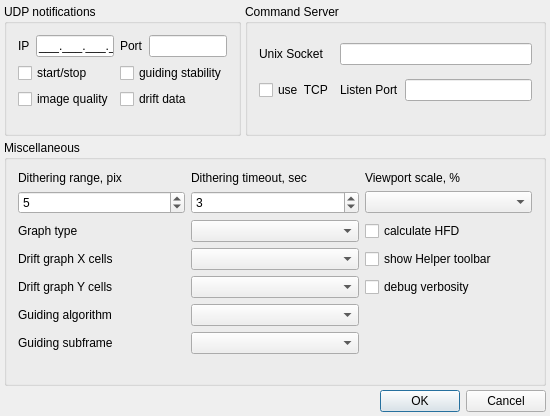
<?xml version="1.0" encoding="UTF-8"?>
<ui version="4.0">
 <class>settingsClass</class>
 <widget class="QDialog" name="settingsClass">
  <property name="geometry">
   <rect>
    <x>0</x>
    <y>0</y>
    <width>550</width>
    <height>416</height>
   </rect>
  </property>
  <property name="minimumSize">
   <size>
    <width>0</width>
    <height>0</height>
   </size>
  </property>
  <property name="maximumSize">
   <size>
    <width>16777215</width>
    <height>16777215</height>
   </size>
  </property>
  <property name="windowTitle">
   <string>settings</string>
  </property>
  <layout class="QGridLayout" name="gridLayout">
   <property name="margin">
    <number>4</number>
   </property>
   <property name="spacing">
    <number>4</number>
   </property>
   <item row="3" column="0" colspan="3">
    <layout class="QHBoxLayout" name="horizontalLayout_2">
     <item>
      <spacer name="horizontalSpacer">
       <property name="orientation">
        <enum>Qt::Horizontal</enum>
       </property>
       <property name="sizeHint" stdset="0">
        <size>
         <width>221</width>
         <height>20</height>
        </size>
       </property>
      </spacer>
     </item>
     <item>
      <widget class="QPushButton" name="pushButton_OK">
       <property name="text">
        <string>OK</string>
       </property>
      </widget>
     </item>
     <item>
      <widget class="QPushButton" name="pushButton_Cancel">
       <property name="text">
        <string>Cancel</string>
       </property>
      </widget>
     </item>
    </layout>
   </item>
   <item row="0" column="0" colspan="2">
    <widget class="QGroupBox" name="groupBox_UDPNotifications">
     <property name="title">
      <string>UDP notifications</string>
     </property>
     <property name="checkable">
      <bool>false</bool>
     </property>
     <property name="checked">
      <bool>false</bool>
     </property>
     <layout class="QGridLayout" name="gridLayout_3">
      <item row="4" column="0" colspan="2">
       <widget class="QCheckBox" name="checkBox_ImageQuality">
        <property name="text">
         <string>image quality</string>
        </property>
       </widget>
      </item>
      <item row="0" column="3">
       <widget class="QLineEdit" name="lineEdit_Port">
        <property name="inputMask">
         <string>00000; </string>
        </property>
       </widget>
      </item>
      <item row="0" column="0">
       <widget class="QLabel" name="l_1">
        <property name="text">
         <string>IP</string>
        </property>
       </widget>
      </item>
      <item row="4" column="2" colspan="2">
       <widget class="QCheckBox" name="checkBox_DriftData">
        <property name="text">
         <string>drift data</string>
        </property>
       </widget>
      </item>
      <item row="2" column="2" colspan="2">
       <widget class="QCheckBox" name="checkBox_GuidingStability">
        <property name="text">
         <string>guiding stability</string>
        </property>
       </widget>
      </item>
      <item row="2" column="0" colspan="2">
       <widget class="QCheckBox" name="checkBox_StartStop">
        <property name="text">
         <string>start/stop</string>
        </property>
       </widget>
      </item>
      <item row="0" column="2">
       <widget class="QLabel" name="l_2">
        <property name="text">
         <string>Port</string>
        </property>
       </widget>
      </item>
      <item row="0" column="1">
       <widget class="QLineEdit" name="lineEdit_IP">
        <property name="inputMask">
         <string>000.000.000.000;_</string>
        </property>
       </widget>
      </item>
      <item row="5" column="0" colspan="3">
       <spacer name="verticalSpacer">
        <property name="orientation">
         <enum>Qt::Vertical</enum>
        </property>
        <property name="sizeType">
         <enum>QSizePolicy::Minimum</enum>
        </property>
        <property name="sizeHint" stdset="0">
         <size>
          <width>20</width>
          <height>13</height>
         </size>
        </property>
       </spacer>
      </item>
     </layout>
    </widget>
   </item>
   <item row="0" column="2">
    <widget class="QGroupBox" name="groupBox_Server">
     <property name="sizePolicy">
      <sizepolicy hsizetype="MinimumExpanding" vsizetype="Preferred">
       <horstretch>0</horstretch>
       <verstretch>0</verstretch>
      </sizepolicy>
     </property>
     <property name="title">
      <string>Command Server</string>
     </property>
     <property name="checkable">
      <bool>false</bool>
     </property>
     <property name="checked">
      <bool>false</bool>
     </property>
     <layout class="QGridLayout" name="gridLayout_5">
      <item row="0" column="3" colspan="2">
       <widget class="QLineEdit" name="lineEdit_lsocket">
        <property name="inputMask">
         <string/>
        </property>
        <property name="maxLength">
         <number>255</number>
        </property>
       </widget>
      </item>
      <item row="4" column="0">
       <widget class="QCheckBox" name="checkBox_useTCP">
        <property name="text">
         <string>use  TCP</string>
        </property>
       </widget>
      </item>
      <item row="0" column="0">
       <widget class="QLabel" name="l_lsocket">
        <property name="text">
         <string>Unix Socket</string>
        </property>
       </widget>
      </item>
      <item row="4" column="3">
       <widget class="QLabel" name="l_lport">
        <property name="text">
         <string>Listen Port</string>
        </property>
       </widget>
      </item>
      <item row="4" column="4">
       <widget class="QLineEdit" name="lineEdit_TCPPort">
        <property name="inputMask">
         <string>00000; </string>
        </property>
       </widget>
      </item>
      <item row="12" column="0">
       <spacer name="verticalSpacer_2">
        <property name="orientation">
         <enum>Qt::Vertical</enum>
        </property>
        <property name="sizeType">
         <enum>QSizePolicy::Minimum</enum>
        </property>
        <property name="sizeHint" stdset="0">
         <size>
          <width>20</width>
          <height>13</height>
         </size>
        </property>
       </spacer>
      </item>
     </layout>
    </widget>
   </item>
   <item row="2" column="0" colspan="3">
    <widget class="QGroupBox" name="groupBox_Misc">
     <property name="title">
      <string>Miscellaneous</string>
     </property>
     <layout class="QGridLayout" name="gridLayout_2">
      <item row="14" column="4">
       <widget class="QCheckBox" name="checkBox_DBGVerbosity">
        <property name="text">
         <string>debug verbosity</string>
        </property>
       </widget>
      </item>
      <item row="7" column="2">
       <widget class="QComboBox" name="comboBox_GraphType"/>
      </item>
      <item row="5" column="0">
       <widget class="QSpinBox" name="spinBox_DitherRange">
        <property name="minimum">
         <number>1</number>
        </property>
        <property name="maximum">
         <number>20</number>
        </property>
        <property name="value">
         <number>5</number>
        </property>
       </widget>
      </item>
      <item row="9" column="2">
       <widget class="QComboBox" name="comboBox_DriftGraph_nx"/>
      </item>
      <item row="14" column="2">
       <widget class="QComboBox" name="comboBox_DriftGraph_ny"/>
      </item>
      <item row="7" column="0">
       <widget class="QLabel" name="label_graph">
        <property name="text">
         <string>Graph type</string>
        </property>
       </widget>
      </item>
      <item row="9" column="4">
       <widget class="QCheckBox" name="checkBox_ShowHelperTB">
        <property name="text">
         <string>show Helper toolbar</string>
        </property>
       </widget>
      </item>
      <item row="1" column="0">
       <widget class="QLabel" name="label_1">
        <property name="text">
         <string>Dithering range, pix</string>
        </property>
       </widget>
      </item>
      <item row="17" column="2">
       <spacer name="verticalSpacer_3">
        <property name="orientation">
         <enum>Qt::Vertical</enum>
        </property>
        <property name="sizeHint" stdset="0">
         <size>
          <width>20</width>
          <height>21</height>
         </size>
        </property>
       </spacer>
      </item>
      <item row="14" column="0">
       <widget class="QLabel" name="label_4">
        <property name="text">
         <string>Drift graph Y cells</string>
        </property>
       </widget>
      </item>
      <item row="9" column="0">
       <widget class="QLabel" name="label_3">
        <property name="text">
         <string>Drift graph X cells</string>
        </property>
       </widget>
      </item>
      <item row="16" column="0">
       <widget class="QLabel" name="label_5">
        <property name="text">
         <string>Guiding subframe</string>
        </property>
       </widget>
      </item>
      <item row="15" column="0">
       <widget class="QLabel" name="label">
        <property name="text">
         <string>Guiding algorithm</string>
        </property>
       </widget>
      </item>
      <item row="15" column="2">
       <widget class="QComboBox" name="comboBox_GuiderAlgorithm"/>
      </item>
      <item row="16" column="2">
       <widget class="QComboBox" name="comboBox_OSFSize"/>
      </item>
      <item row="7" column="4">
       <widget class="QCheckBox" name="checkBox_HFD_on">
        <property name="text">
         <string>calculate HFD</string>
        </property>
       </widget>
      </item>
      <item row="5" column="4">
       <widget class="QComboBox" name="comboBox_VP_scale"/>
      </item>
      <item row="1" column="4">
       <widget class="QLabel" name="label_6">
        <property name="text">
         <string>Viewport scale, %</string>
        </property>
       </widget>
      </item>
      <item row="5" column="2">
       <widget class="QSpinBox" name="spinBox_DitherRestTout">
        <property name="maximum">
         <number>10</number>
        </property>
        <property name="value">
         <number>3</number>
        </property>
       </widget>
      </item>
      <item row="1" column="2">
       <widget class="QLabel" name="label_2">
        <property name="text">
         <string>Dithering timeout, sec</string>
        </property>
       </widget>
      </item>
     </layout>
    </widget>
   </item>
  </layout>
 </widget>
 <layoutdefault spacing="6" margin="11"/>
 <tabstops>
  <tabstop>lineEdit_IP</tabstop>
  <tabstop>lineEdit_Port</tabstop>
  <tabstop>checkBox_StartStop</tabstop>
  <tabstop>checkBox_GuidingStability</tabstop>
  <tabstop>checkBox_ImageQuality</tabstop>
  <tabstop>checkBox_DriftData</tabstop>
  <tabstop>lineEdit_lsocket</tabstop>
  <tabstop>checkBox_useTCP</tabstop>
  <tabstop>lineEdit_TCPPort</tabstop>
  <tabstop>spinBox_DitherRange</tabstop>
  <tabstop>spinBox_DitherRestTout</tabstop>
  <tabstop>comboBox_GraphType</tabstop>
  <tabstop>comboBox_DriftGraph_nx</tabstop>
  <tabstop>comboBox_DriftGraph_ny</tabstop>
  <tabstop>comboBox_GuiderAlgorithm</tabstop>
  <tabstop>comboBox_OSFSize</tabstop>
  <tabstop>comboBox_VP_scale</tabstop>
  <tabstop>checkBox_HFD_on</tabstop>
  <tabstop>checkBox_ShowHelperTB</tabstop>
  <tabstop>checkBox_DBGVerbosity</tabstop>
  <tabstop>pushButton_OK</tabstop>
  <tabstop>pushButton_Cancel</tabstop>
 </tabstops>
 <resources/>
 <connections>
  <connection>
   <sender>checkBox_useTCP</sender>
   <signal>toggled(bool)</signal>
   <receiver>lineEdit_TCPPort</receiver>
   <slot>setEnabled(bool)</slot>
   <hints>
    <hint type="sourcelabel">
     <x>65</x>
     <y>183</y>
    </hint>
    <hint type="destinationlabel">
     <x>272</x>
     <y>184</y>
    </hint>
   </hints>
  </connection>
  <connection>
   <sender>checkBox_useTCP</sender>
   <signal>toggled(bool)</signal>
   <receiver>lineEdit_lsocket</receiver>
   <slot>setDisabled(bool)</slot>
   <hints>
    <hint type="sourcelabel">
     <x>65</x>
     <y>183</y>
    </hint>
    <hint type="destinationlabel">
     <x>281</x>
     <y>217</y>
    </hint>
   </hints>
  </connection>
 </connections>
</ui>
